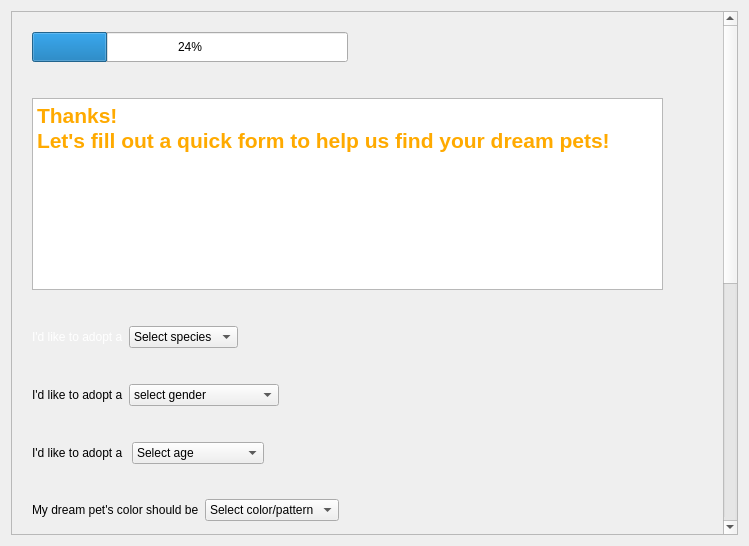
<?xml version="1.0" encoding="UTF-8"?>
<ui version="4.0">
 <class>questionaire</class>
 <widget class="QWidget" name="questionaire">
  <property name="geometry">
   <rect>
    <x>0</x>
    <y>0</y>
    <width>749</width>
    <height>546</height>
   </rect>
  </property>
  <property name="windowTitle">
   <string>Form</string>
  </property>
  <layout class="QVBoxLayout" name="verticalLayout_2">
   <item>
    <widget class="QScrollArea" name="scrollArea">
     <property name="widgetResizable">
      <bool>true</bool>
     </property>
     <widget class="QWidget" name="scrollAreaWidgetContents">
      <property name="geometry">
       <rect>
        <x>0</x>
        <y>0</y>
        <width>715</width>
        <height>1000</height>
       </rect>
      </property>
      <property name="minimumSize">
       <size>
        <width>0</width>
        <height>1000</height>
       </size>
      </property>
      <widget class="QWidget" name="">
       <property name="geometry">
        <rect>
         <x>20</x>
         <y>20</y>
         <width>631</width>
         <height>891</height>
        </rect>
       </property>
       <layout class="QVBoxLayout" name="verticalLayout">
        <item>
         <layout class="QHBoxLayout" name="horizontalLayout_7">
          <item>
           <widget class="QProgressBar" name="progressBar">
            <property name="minimumSize">
             <size>
              <width>0</width>
              <height>30</height>
             </size>
            </property>
            <property name="value">
             <number>24</number>
            </property>
           </widget>
          </item>
          <item>
           <spacer name="horizontalSpacer">
            <property name="orientation">
             <enum>Qt::Horizontal</enum>
            </property>
            <property name="sizeHint" stdset="0">
             <size>
              <width>128</width>
              <height>18</height>
             </size>
            </property>
           </spacer>
          </item>
         </layout>
        </item>
        <item>
         <spacer name="verticalSpacer_3">
          <property name="orientation">
           <enum>Qt::Vertical</enum>
          </property>
          <property name="sizeHint" stdset="0">
           <size>
            <width>20</width>
            <height>13</height>
           </size>
          </property>
         </spacer>
        </item>
        <item>
         <widget class="QTextBrowser" name="textBrowser">
          <property name="html">
           <string>&lt;!DOCTYPE HTML PUBLIC &quot;-//W3C//DTD HTML 4.0//EN&quot; &quot;http://www.w3.org/TR/REC-html40/strict.dtd&quot;&gt;
&lt;html&gt;&lt;head&gt;&lt;meta name=&quot;qrichtext&quot; content=&quot;1&quot; /&gt;&lt;style type=&quot;text/css&quot;&gt;
p, li { white-space: pre-wrap; }
&lt;/style&gt;&lt;/head&gt;&lt;body style=&quot; font-family:'SimSun'; font-size:9pt; font-weight:400; font-style:normal;&quot;&gt;
&lt;p style=&quot; margin-top:0px; margin-bottom:0px; margin-left:0px; margin-right:0px; -qt-block-indent:0; text-indent:0px;&quot;&gt;&lt;span style=&quot; font-family:'Sans Serif'; font-size:16pt; font-weight:600; color:#ffaa00;&quot;&gt;Thanks!&lt;/span&gt;&lt;/p&gt;
&lt;p style=&quot; margin-top:0px; margin-bottom:0px; margin-left:0px; margin-right:0px; -qt-block-indent:0; text-indent:0px;&quot;&gt;&lt;span style=&quot; font-family:'Sans Serif'; font-size:16pt; font-weight:600; color:#ffaa00;&quot;&gt;Let's fill out a quick form to help us find your dream pets!&lt;/span&gt;&lt;/p&gt;&lt;/body&gt;&lt;/html&gt;</string>
          </property>
         </widget>
        </item>
        <item>
         <spacer name="verticalSpacer_2">
          <property name="orientation">
           <enum>Qt::Vertical</enum>
          </property>
          <property name="sizeHint" stdset="0">
           <size>
            <width>18</width>
            <height>17</height>
           </size>
          </property>
         </spacer>
        </item>
        <item>
         <layout class="QHBoxLayout" name="horizontalLayout_8">
          <item>
           <layout class="QHBoxLayout" name="horizontalLayout">
            <item>
             <widget class="QLabel" name="label">
              <property name="styleSheet">
               <string notr="true">background color:rgb(255, 170, 0);
color:rgb(255, 255, 255);
border:none</string>
              </property>
              <property name="text">
               <string>I'd like to adopt a</string>
              </property>
             </widget>
            </item>
            <item>
             <widget class="QComboBox" name="comboBox_Species">
              <item>
               <property name="text">
                <string>Select species</string>
               </property>
              </item>
              <item>
               <property name="text">
                <string>Cat</string>
               </property>
              </item>
              <item>
               <property name="text">
                <string>Dog</string>
               </property>
              </item>
              <item>
               <property name="text">
                <string>Others...</string>
               </property>
              </item>
             </widget>
            </item>
           </layout>
          </item>
          <item>
           <spacer name="horizontalSpacer_2">
            <property name="orientation">
             <enum>Qt::Horizontal</enum>
            </property>
            <property name="sizeHint" stdset="0">
             <size>
              <width>40</width>
              <height>20</height>
             </size>
            </property>
           </spacer>
          </item>
         </layout>
        </item>
        <item>
         <spacer name="verticalSpacer">
          <property name="orientation">
           <enum>Qt::Vertical</enum>
          </property>
          <property name="sizeHint" stdset="0">
           <size>
            <width>18</width>
            <height>18</height>
           </size>
          </property>
         </spacer>
        </item>
        <item>
         <layout class="QHBoxLayout" name="horizontalLayout_9">
          <item>
           <layout class="QHBoxLayout" name="horizontalLayout_2">
            <item>
             <widget class="QLabel" name="label_2">
              <property name="text">
               <string>I'd like to adopt a</string>
              </property>
             </widget>
            </item>
            <item>
             <widget class="QComboBox" name="comboBox_Gender">
              <item>
               <property name="text">
                <string>select gender</string>
               </property>
              </item>
              <item>
               <property name="text">
                <string>Female</string>
               </property>
              </item>
              <item>
               <property name="text">
                <string>Male</string>
               </property>
              </item>
              <item>
               <property name="text">
                <string>No gender preference</string>
               </property>
              </item>
             </widget>
            </item>
           </layout>
          </item>
          <item>
           <spacer name="horizontalSpacer_3">
            <property name="orientation">
             <enum>Qt::Horizontal</enum>
            </property>
            <property name="sizeHint" stdset="0">
             <size>
              <width>40</width>
              <height>20</height>
             </size>
            </property>
           </spacer>
          </item>
         </layout>
        </item>
        <item>
         <spacer name="verticalSpacer_4">
          <property name="orientation">
           <enum>Qt::Vertical</enum>
          </property>
          <property name="sizeHint" stdset="0">
           <size>
            <width>20</width>
            <height>13</height>
           </size>
          </property>
         </spacer>
        </item>
        <item>
         <layout class="QHBoxLayout" name="horizontalLayout_10">
          <item>
           <layout class="QHBoxLayout" name="horizontalLayout_3">
            <item>
             <widget class="QLabel" name="label_6">
              <property name="text">
               <string>I'd like to adopt a </string>
              </property>
             </widget>
            </item>
            <item>
             <widget class="QComboBox" name="comboBox_Age">
              <item>
               <property name="text">
                <string>Select age</string>
               </property>
              </item>
              <item>
               <property name="text">
                <string>baby</string>
               </property>
              </item>
              <item>
               <property name="text">
                <string>Adult</string>
               </property>
              </item>
              <item>
               <property name="text">
                <string>Old</string>
               </property>
              </item>
              <item>
               <property name="text">
                <string>No age preference</string>
               </property>
              </item>
             </widget>
            </item>
           </layout>
          </item>
          <item>
           <spacer name="horizontalSpacer_4">
            <property name="orientation">
             <enum>Qt::Horizontal</enum>
            </property>
            <property name="sizeHint" stdset="0">
             <size>
              <width>40</width>
              <height>20</height>
             </size>
            </property>
           </spacer>
          </item>
         </layout>
        </item>
        <item>
         <spacer name="verticalSpacer_5">
          <property name="orientation">
           <enum>Qt::Vertical</enum>
          </property>
          <property name="sizeHint" stdset="0">
           <size>
            <width>20</width>
            <height>18</height>
           </size>
          </property>
         </spacer>
        </item>
        <item>
         <layout class="QHBoxLayout" name="horizontalLayout_11">
          <item>
           <layout class="QHBoxLayout" name="horizontalLayout_4">
            <item>
             <widget class="QLabel" name="label_9">
              <property name="text">
               <string>My dream pet's color should be</string>
              </property>
             </widget>
            </item>
            <item>
             <widget class="QComboBox" name="comboBox_ColorPattern">
              <item>
               <property name="text">
                <string>Select color/pattern</string>
               </property>
              </item>
              <item>
               <property name="text">
                <string>white</string>
               </property>
              </item>
              <item>
               <property name="text">
                <string>black</string>
               </property>
              </item>
              <item>
               <property name="text">
                <string>grey</string>
               </property>
              </item>
              <item>
               <property name="text">
                <string>brown</string>
               </property>
              </item>
              <item>
               <property name="text">
                <string>mixed</string>
               </property>
              </item>
              <item>
               <property name="text">
                <string>spotted</string>
               </property>
              </item>
              <item>
               <property name="text">
                <string>stripped</string>
               </property>
              </item>
              <item>
               <property name="text">
                <string>no preference</string>
               </property>
              </item>
             </widget>
            </item>
           </layout>
          </item>
          <item>
           <spacer name="horizontalSpacer_5">
            <property name="orientation">
             <enum>Qt::Horizontal</enum>
            </property>
            <property name="sizeHint" stdset="0">
             <size>
              <width>40</width>
              <height>20</height>
             </size>
            </property>
           </spacer>
          </item>
         </layout>
        </item>
        <item>
         <spacer name="verticalSpacer_6">
          <property name="orientation">
           <enum>Qt::Vertical</enum>
          </property>
          <property name="sizeHint" stdset="0">
           <size>
            <width>20</width>
            <height>13</height>
           </size>
          </property>
         </spacer>
        </item>
        <item>
         <layout class="QHBoxLayout" name="horizontalLayout_12">
          <item>
           <layout class="QHBoxLayout" name="horizontalLayout_5">
            <item>
             <widget class="QLabel" name="label_7">
              <property name="text">
               <string>I'd like to adopt a pet of size </string>
              </property>
             </widget>
            </item>
            <item>
             <widget class="QComboBox" name="comboBox_Size">
              <item>
               <property name="text">
                <string>Select size</string>
               </property>
              </item>
              <item>
               <property name="text">
                <string>small </string>
               </property>
              </item>
              <item>
               <property name="text">
                <string>medium</string>
               </property>
              </item>
              <item>
               <property name="text">
                <string>large</string>
               </property>
              </item>
              <item>
               <property name="text">
                <string>no size preference</string>
               </property>
              </item>
             </widget>
            </item>
           </layout>
          </item>
          <item>
           <spacer name="horizontalSpacer_6">
            <property name="orientation">
             <enum>Qt::Horizontal</enum>
            </property>
            <property name="sizeHint" stdset="0">
             <size>
              <width>40</width>
              <height>20</height>
             </size>
            </property>
           </spacer>
          </item>
         </layout>
        </item>
        <item>
         <spacer name="verticalSpacer_7">
          <property name="orientation">
           <enum>Qt::Vertical</enum>
          </property>
          <property name="sizeHint" stdset="0">
           <size>
            <width>20</width>
            <height>13</height>
           </size>
          </property>
         </spacer>
        </item>
        <item>
         <layout class="QHBoxLayout" name="horizontalLayout_13">
          <item>
           <layout class="QHBoxLayout" name="horizontalLayout_6">
            <item>
             <widget class="QLabel" name="label_8">
              <property name="text">
               <string>My dream pet's activity level should be</string>
              </property>
             </widget>
            </item>
            <item>
             <widget class="QComboBox" name="comboBox_Activity">
              <item>
               <property name="text">
                <string/>
               </property>
              </item>
              <item>
               <property name="text">
                <string>low</string>
               </property>
              </item>
              <item>
               <property name="text">
                <string>medium</string>
               </property>
              </item>
              <item>
               <property name="text">
                <string>high</string>
               </property>
              </item>
              <item>
               <property name="text">
                <string>no preference</string>
               </property>
              </item>
             </widget>
            </item>
           </layout>
          </item>
          <item>
           <spacer name="horizontalSpacer_7">
            <property name="orientation">
             <enum>Qt::Horizontal</enum>
            </property>
            <property name="sizeHint" stdset="0">
             <size>
              <width>40</width>
              <height>20</height>
             </size>
            </property>
           </spacer>
          </item>
         </layout>
        </item>
        <item>
         <spacer name="verticalSpacer_8">
          <property name="orientation">
           <enum>Qt::Vertical</enum>
          </property>
          <property name="sizeHint" stdset="0">
           <size>
            <width>20</width>
            <height>13</height>
           </size>
          </property>
         </spacer>
        </item>
        <item>
         <layout class="QHBoxLayout" name="horizontalLayout_15">
          <item>
           <spacer name="horizontalSpacer_11">
            <property name="orientation">
             <enum>Qt::Horizontal</enum>
            </property>
            <property name="sizeHint" stdset="0">
             <size>
              <width>40</width>
              <height>20</height>
             </size>
            </property>
           </spacer>
          </item>
          <item>
           <widget class="QTextBrowser" name="textBrowser_2">
            <property name="html">
             <string>&lt;!DOCTYPE HTML PUBLIC &quot;-//W3C//DTD HTML 4.0//EN&quot; &quot;http://www.w3.org/TR/REC-html40/strict.dtd&quot;&gt;
&lt;html&gt;&lt;head&gt;&lt;meta name=&quot;qrichtext&quot; content=&quot;1&quot; /&gt;&lt;style type=&quot;text/css&quot;&gt;
p, li { white-space: pre-wrap; }
&lt;/style&gt;&lt;/head&gt;&lt;body style=&quot; font-family:'SimSun'; font-size:9pt; font-weight:400; font-style:normal;&quot;&gt;
&lt;p style=&quot; margin-top:12px; margin-bottom:12px; margin-left:0px; margin-right:0px; -qt-block-indent:0; text-indent:0px;&quot;&gt;&lt;span style=&quot; font-family:'Sans Serif'; font-size:12pt; font-weight:600; color:#ffaa00;&quot;&gt;All done! We can’t wait to help find your new best friend.&lt;/span&gt;&lt;/p&gt;&lt;/body&gt;&lt;/html&gt;</string>
            </property>
           </widget>
          </item>
          <item>
           <spacer name="horizontalSpacer_10">
            <property name="orientation">
             <enum>Qt::Horizontal</enum>
            </property>
            <property name="sizeHint" stdset="0">
             <size>
              <width>40</width>
              <height>20</height>
             </size>
            </property>
           </spacer>
          </item>
         </layout>
        </item>
        <item>
         <spacer name="verticalSpacer_9">
          <property name="orientation">
           <enum>Qt::Vertical</enum>
          </property>
          <property name="sizeHint" stdset="0">
           <size>
            <width>20</width>
            <height>28</height>
           </size>
          </property>
         </spacer>
        </item>
        <item>
         <layout class="QHBoxLayout" name="horizontalLayout_14">
          <item>
           <spacer name="horizontalSpacer_8">
            <property name="orientation">
             <enum>Qt::Horizontal</enum>
            </property>
            <property name="sizeHint" stdset="0">
             <size>
              <width>40</width>
              <height>20</height>
             </size>
            </property>
           </spacer>
          </item>
          <item>
           <widget class="QPushButton" name="pushButton_Search">
            <property name="text">
             <string>See my matches</string>
            </property>
           </widget>
          </item>
          <item>
           <spacer name="horizontalSpacer_9">
            <property name="orientation">
             <enum>Qt::Horizontal</enum>
            </property>
            <property name="sizeHint" stdset="0">
             <size>
              <width>40</width>
              <height>20</height>
             </size>
            </property>
           </spacer>
          </item>
         </layout>
        </item>
       </layout>
      </widget>
     </widget>
    </widget>
   </item>
  </layout>
 </widget>
 <resources/>
 <connections/>
</ui>
